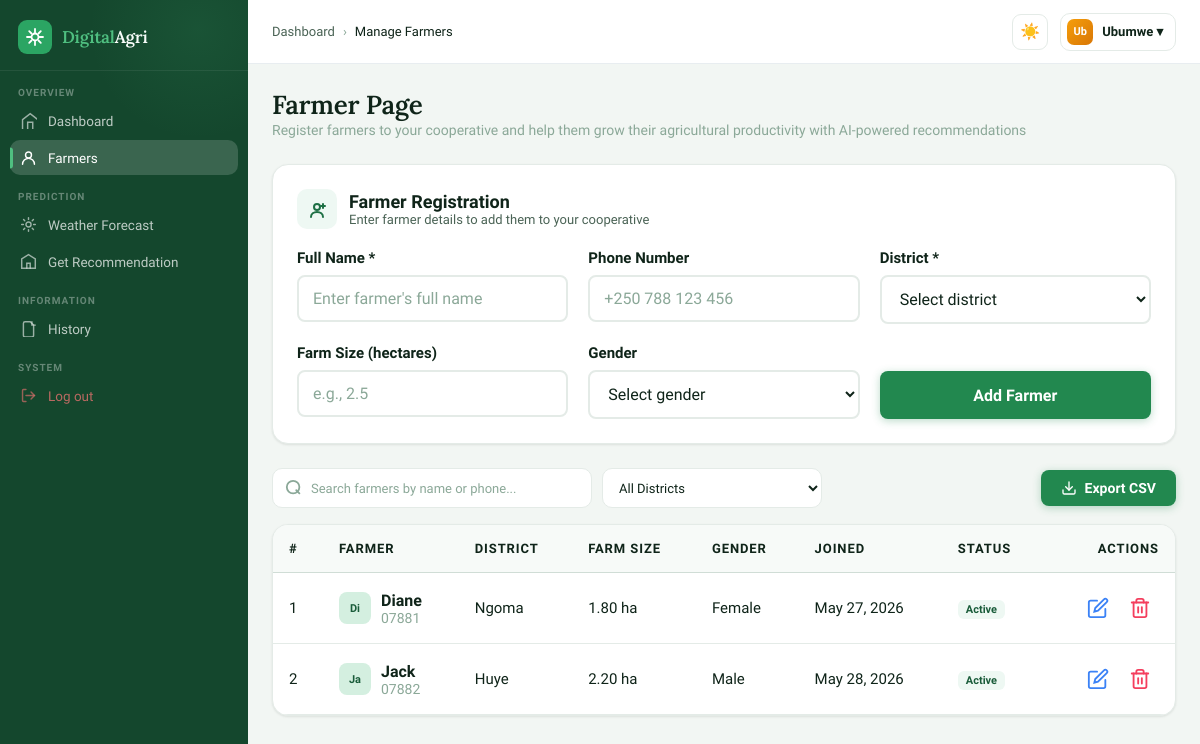
The app's page /dashboard/farmers (signed in) with its own data.
### models.py (models this page shows, shortened)
class Cooperative(UserMixin, db.Model):
    __tablename__ = 'cooperative'
    id = db.Column(db.Integer, primary_key=True)
    name = db.Column(db.String(150), nullable=False)
    email = db.Column(db.String(150), unique=True, nullable=False)
    password = db.Column(db.String(255), nullable=False)
    phone_number = db.Column(db.String(20))
    district = db.Column(db.String(100))
    created_at = db.Column(db.DateTime, default=datetime.utcnow)

class Farmer(UserMixin, db.Model):
    __tablename__ = 'farmer'
    id = db.Column(db.Integer, primary_key=True)
    name = db.Column(db.String(100), nullable=False)
    email = db.Column(db.String(150), unique=True, nullable=True)  # Nullable for coop-added farmers
    password = db.Column(db.String(255), nullable=True)            # Nullable for coop-added farmers
    farmer_district = db.Column(db.String(100))
    phone_number = db.Column(db.String(20))
    farm_size_hectares = db.Column(db.Numeric(6, 2))
    gender = db.Column(db.Enum(Gender))
    cooperative_id = db.Column(db.Integer, db.ForeignKey('cooperative.id'), nullable=True)
    created_at = db.Column(db.DateTime, default=datetime.utcnow)
    recommendations = db.relationship('Recommendation', backref='farmer', lazy=True)

### app.py (the view, shortened to what this page needs)
@app.route('/dashboard/farmers', methods=['GET', 'POST'])
@login_required
def dashboard_farmers():
    if not isinstance(current_user, Cooperative):
        flash('Access denied. Only cooperatives can manage farmers.', 'error')
        return redirect(url_for('dashboard'))
    farmers = Farmer.query.filter_by(cooperative_id=current_user.id).all()
    return render_template('cooperative/farmers.html',
                         cooperative_name=current_user.name,
                         rwanda_districts=RWANDA_DISTRICTS,
                         farmers=farmers)

### app.py (called while the page is built)
@app.context_processor
def inject_emojis():
    return dict(crop_emojis=CROP_EMOJIS)

### models.py (called while the page is built)
@login_manager.user_loader
def load_user(user_id):
    if user_id.startswith('admin-'):
        return Admin.query.get(int(user_id.split('-')[1]))
    elif user_id.startswith('coop-'):
        return Cooperative.query.get(int(user_id.split('-')[1]))
    elif user_id.startswith('farmer-'):
        return Farmer.query.get(int(user_id.split('-')[1]))
    return None

### templates/cooperative/farmers.html (shortened to what this page needs)
<!DOCTYPE html>
<html lang="en" data-theme="light">
<head>
</head>
<body>
<div class="app">
{% include 'cooperative/components/sidebar.html' %}
<div class="main">
<header class="topbar">
    <div class="breadcrumb">
      <a href="{{ url_for('dashboard') }}">Dashboard</a>
      <span class="sep">›</span>
      <span class="current">Manage Farmers</span>
    </div>
    <div class="topbar-actions">
      <button class="theme-toggle" onclick="toggleTheme()" id="themeBtn">☀️</button>
      <div class="user-btn">
        <div class="avatar">{{ cooperative_name[:2] if cooperative_name else 'CO' }}</div>
        {{ cooperative_name if cooperative_name else 'Cooperative' }} ▾
      </div>
    </div>
  </header>
  <div class="content">
    <div class="page-header">
        <div>
          <div class="page-title"> Farmer Page</div>
          <div class="page-sub">
          Register farmers to your cooperative and help them grow their agricultural productivity with AI-powered recommendations
          </div>
        </div>
    </div>
    <div class="form-card">
      <div class="form-header">
        <div class="form-icon">
          <svg width="20" height="20" viewBox="0 0 20 20" fill="none" stroke="currentColor" stroke-width="2" stroke-linecap="round"><circle cx="10" cy="8" r="3"/><path d="M4 18c0-3 2.7-5 6-5s6 2 6 5"/><line x1="16" y1="5" x2="16" y2="9"/><line x1="14" y1="7" x2="18" y2="7"/></svg>
        </div>
        <div>
          <div class="form-title">Farmer Registration</div>
          <div class="form-subtitle">Enter farmer details to add them to your cooperative</div>
        </div>
      </div>
      <form id="addFarmerForm" method="post" action="{{ url_for('dashboard_farmers') }}">
        <div class="form-grid">
          <div class="form-group">
            <label class="form-label">Full Name *</label>
            <input type="text" name="name" class="form-input" placeholder="Enter farmer's full name" required>
          </div>
          <div class="form-group">
            <label class="form-label">Phone Number</label>
            <input type="tel" name="phone_number" class="form-input" placeholder="+250 788 123 456">
          </div>
          <div class="form-group">
            <label class="form-label">District *</label>
            <select name="farmer_district" class="form-select" required>
              <option value="">Select district</option>
            </select>
          </div>
          <div class="form-group">
            <label class="form-label">Farm Size (hectares)</label>
            <input type="number" name="farm_size_hectares" class="form-input" placeholder="e.g., 2.5" step="0.1" min="0">
          </div>
          <div class="form-group">
            <label class="form-label">Gender</label>
            <select name="gender" class="form-select">
              <option value="">Select gender</option>
            </select>
          </div>
          <div class="form-group" style="display: flex; align-items: flex-end;">
            <button type="submit" class="btn-primary" style="width: 100%; height: 48px; font-size: 16px;">Add Farmer</button>
          </div>
        </div>
      </form>
    </div>
    <div class="table-controls">
      <div class="search-filter">
        <div class="search-input">
          <svg class="search-icon" width="18" height="18" viewBox="0 0 20 20" fill="none" stroke="currentColor" stroke-width="2" stroke-linecap="round"><circle cx="9" cy="9" r="7"/><line x1="16" y1="16" x2="12.5" y2="12.5"/></svg>
          <input type="text" id="farmerSearch" placeholder="Search farmers by name or phone..." onkeyup="filterFarmers()">
        </div>
        <select id="districtFilter" class="filter-select" onchange="filterFarmers()">
          <option value="">All Districts</option>
        </select>
      </div>
      <div class="table-actions">
        <button class="btn-export" onclick="exportFarmers()">
          <svg width="16" height="16" viewBox="0 0 24 24" fill="none" stroke="currentColor" stroke-width="2" stroke-linecap="round" style="vertical-align:middle"><path d="M21 15v4a2 2 0 0 1-2 2H5a2 2 0 0 1-2-2v-4"/><polyline points="7 10 12 15 17 10"/><line x1="12" y1="15" x2="12" y2="3"/></svg>
          Export CSV
        </button>
      </div>
    </div>
    <div class="farmers-table">
      <table class="data-table">
        <thead>
          <tr>
            <th style="width: 50px;">#</th>
            <th>Farmer</th>
            <th>District</th>
            <th>Farm Size</th>
            <th>Gender</th>
            <th>Joined</th>
            <th>Status</th>
            <th style="text-align: right;">Actions</th>
          </tr>
        </thead>
        <tbody id="farmersTableBody">
          {% for farmer in farmers %}
            <tr>
              <td>{{ loop.index }}</td>
              <td>
                <div class="farmer-cell">
                  <div class="farmer-avatar">{{ farmer.name[:2] }}</div>
                  <div>
                    <div class="farmer-name">{{ farmer.name }}</div>
                    <div class="farmer-email">{{ farmer.phone_number or 'No phone' }}</div>
                  </div>
                </div>
              </td>
              <td>{{ farmer.farmer_district or 'Not specified' }}</td>
              <td>{{ farmer.farm_size_hectares or 'Not specified' }} ha</td>
              <td>{{ farmer.gender.value if farmer.gender else 'Not specified' }}</td>
              <td>{{ farmer.created_at.strftime('%b %d, %Y') if farmer.created_at else 'Unknown' }}</td>
              <td>
                <span class="status-badge s-active">Active</span>
              </td>
              <td style="text-align: right;">
                <div style="display: flex; gap: 4px; justify-content: flex-end;">
                  <button class="action-btn btn-edit" title="Edit Farmer">
                    <svg viewBox="0 0 24 24" fill="none" stroke="currentColor" stroke-width="2" stroke-linecap="round"><path d="M11 4H4a2 2 0 0 0-2 2v14a2 2 0 0 0 2 2h14a2 2 0 0 0 2-2v-7"/><path d="M18.5 2.5a2.121 2.121 0 0 1 3 3L12 15l-4 1 1-4 9.5-9.5z"/></svg>
                  </button>
                  <button class="action-btn btn-delete" title="Delete Farmer">
                    <svg viewBox="0 0 24 24" fill="none" stroke="currentColor" stroke-width="2" stroke-linecap="round"><polyline points="3 6 5 6 21 6"/><path d="M19 6v14a2 2 0 0 1-2 2H7a2 2 0 0 1-2-2V6m3 0V4a2 2 0 0 1 2-2h4a2 2 0 0 1 2 2v2"/><line x1="10" y1="11" x2="10" y2="17"/><line x1="14" y1="11" x2="14" y2="17"/></svg>
                  </button>
                </div>
              </td>
            </tr>
          {% endfor %}
        </tbody>
      </table>
    </div>
  </div>
</div>
</body>
</html>

### templates/cooperative/components/sidebar.html (shortened to what this page needs)
<aside class="sidebar">
  <a href="{{ url_for('dashboard') }}">
  <div class="sidebar-logo">
    <div class="logo-mark">
    </div>
    </a>
      <div class="logo-name"><span>Digital</span>Agri</div>
  </div>
  <div class="sidebar-nav">
    <div class="section-label" style="padding-top:10px">Overview</div>
    <a class="nav-item {% if request.endpoint == 'dashboard' %}active{% endif %}" onclick="showView('overview',this)" href="{{ url_for('dashboard') }}">
      <svg class="nav-icon" viewBox="0 0 20 20" fill="none" stroke="currentColor" stroke-width="1.7" stroke-linecap="round"><path d="M3 9l9-7 9 7v11a2 2 0 01-2 2H5a2 2 0 01-2-2z"/><polyline points="9,22 9,12 15,12 15,22"/></svg>
      Dashboard
    </a>
    <a class="nav-item {% if request.endpoint == 'dashboard_farmers' %}active{% endif %}" href="{{ url_for('dashboard_farmers') }}">
      <svg class="nav-icon" viewBox="0 0 20 20" fill="none" stroke="currentColor" stroke-width="1.7" stroke-linecap="round"><circle cx="10" cy="7" r="3.5"/><path d="M3 18c0-3.9 3.1-7 7-7s7 3.1 7 7"/></svg>
      Farmers
    </a>
    <div class="section-label">Prediction</div>
    <a class="nav-item {% if request.endpoint == 'weather_forecast' %}active{% endif %}" href="{{ url_for('weather_forecast') }}">
      <svg class="nav-icon" viewBox="0 0 20 20" fill="none" stroke="currentColor" stroke-width="1.7" stroke-linecap="round"><circle cx="10" cy="10" r="3"/><path d="M10 2v2M10 16v2M2 10h2M16 10h2M4.2 4.2l1.4 1.4M14.4 14.4l1.4 1.4M4.2 15.8l1.4-1.4M14.4 5.6l1.4-1.4"/></svg>
          Weather Forecast
    </a>
    <a class="nav-item {% if request.endpoint == 'get_recommendation' %}active{% endif %}" href="{{ url_for('get_recommendation') }}">
      <svg class="nav-icon" viewBox="0 0 20 20" fill="none" stroke="currentColor" stroke-width="1.7" stroke-linecap="round"><path d="M10 2L2 7v11h16V7L10 2z"/><path d="M8 18v-6h4v6"/></svg>
      Get Recommendation
    </a>
    <div class="section-label">Information</div>
    <a class="nav-item {% if request.endpoint == 'history' %}active{% endif %}" href="{{ url_for('history') }}">
      <svg class="nav-icon" viewBox="0 0 20 20" fill="none" stroke="currentColor" stroke-width="1.7" stroke-linecap="round"><path d="M12 2H6a2 2 0 00-2 2v14a2 2 0 002 2h8a2 2 0 002-2V6l-4-4z"/><polyline points="14,2 14,6 18,6"/></svg>
          History
    </a>
    <div class="section-label">System</div>
    <a class="nav-item logout" href="#" onclick="document.getElementById('logoutForm').click(); return false;">
      <svg class="nav-icon" viewBox="0 0 20 20" fill="none" stroke="currentColor" stroke-width="1.7" stroke-linecap="round"><path d="M7 3H4a1 1 0 00-1 1v12a1 1 0 001 1h3"/><polyline points="13,14 17,10 13,6"/><line x1="17" y1="10" x2="7" y2="10"/></svg>
      Log out
    </a>
  </div>

### records on screen
Cooperative: name "Ub", name "Ubumwe"
Farmer: name "Di", name "Diane", phone_number "07881", farmer_district "Ngoma", farm_size_hectares "1.80", gender "Female", created_at "May 27, 2026"
Farmer: name "Ja", name "Jack", phone_number "07882", farmer_district "Huye", farm_size_hectares "2.20", gender "Male", created_at "May 28, 2026"
